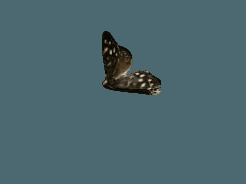
#> input picture Objects/02_insects.png, 246 x 184 px, given as the content of the folder oct12_bg, which was not available
$ python Synthetic_Data_Generator.py
#> lines starting #> are read from the running program, lines starting #| are printed output that depends on the picture; pictures that were not available may be replaced by others from this repository, and a replacement may not be noted
import cv2
import numpy as np
import glob
import os
from tqdm import tqdm
import random

class SyntheticGenerator:

    def __init__(self, path_of_objects, bg_folder=None, output_folder=None, num_overlays=2, num_of_synthetic_data=1000,
                 center=False, init_augmentation=False , Motion_Blur = False):

        self.path_of_objects = path_of_objects
        self.bg_folder = bg_folder
        self.output_folder = output_folder
        self.num_overlays = num_overlays
        self.num_of_synthetic_data = num_of_synthetic_data
        self.center = center
        self.init_augmentation = init_augmentation
        self.Motion_Blur = Motion_Blur

    # [151 lines left out: functions adjust_coordinates, add_transparent_image, MotionBlur, not called in this run]

    def apply_augmentation(self, overlay_img_resized, brightness_prob=0.3, brightness_factor=120,
                       contrast_prob=0.3, contrast_factor=1.0, color_change_prob=0.3, color_change_factor=1.0):
        def apply_brightness(image, factor):
            hsv_image = cv2.cvtColor(image, cv2.COLOR_BGR2HSV)
            h_channel, s_channel, v_channel = cv2.split(hsv_image)
            v_channel = cv2.add(v_channel, factor)
            v_channel = np.clip(v_channel, 0, 255)
            hsv_image = cv2.merge([h_channel, s_channel, v_channel])
            new_image = cv2.cvtColor(hsv_image, cv2.COLOR_HSV2BGR)
            alpha_channel = image[:, :, 3]
            bright_image = cv2.merge([new_image, alpha_channel])
            return bright_image

        def apply_contrast(image, factor):
            contrast_image = cv2.multiply(image, np.array([factor]))
            return contrast_image

        # [7 lines left out: function apply_color_change, not called in this run]

        if random.random() < brightness_prob:
            overlay_img_resized = apply_brightness(overlay_img_resized, brightness_factor)

        if random.random() < contrast_prob:
            overlay_img_resized = apply_contrast(overlay_img_resized, contrast_factor)

        if random.random() < color_change_prob:
            overlay_img_resized = apply_color_change(overlay_img_resized, color_change_factor)

        return overlay_img_resized


    def augment_and_save_images(self, overlay_resize_size=(200, 200), flip=True, rotate=True):

#> called with overlay_resize_size = (200, 200), flip = True, rotate = False
        overlay_images = glob.glob(os.path.join(self.path_of_objects, '*.[jJpP][pPnN][eEgG]'))
        overlay_bbox_files = [os.path.join(self.path_of_objects, os.path.basename(image)[:-4] + ".txt") for image in overlay_images]
        bgs = glob.glob(os.path.join(self.bg_folder, '*.[jJpP][pPnN][eEgG]'))

        if not os.path.exists(self.output_folder):
            os.makedirs(self.output_folder)

        overlay_width = overlay_resize_size[0]
        overlay_height = overlay_resize_size[1]

        for i in tqdm(range(self.num_of_synthetic_data), desc='Generating Synthetic Data'):
            bg_path = random.choice(bgs)
            bg = cv2.imread(bg_path)
#> bg is the input picture: shape (184, 246, 3); mean B, G, R 109.5, 102.4, 75
            bgg_h, bgg_w = bg.shape[:2]
#> bgg_h = 184; bgg_w = 246

            all_new_lines = []
            img_with_overlays = bg.copy()

            for _ in range(self.num_overlays):
                overlay_index = random.randint(0, len(overlay_images) - 1)
                overlay_image_path = overlay_images[overlay_index]
                overlay_bbox_file = overlay_bbox_files[overlay_index]

                overlay_img = cv2.imread(overlay_image_path, cv2.IMREAD_UNCHANGED)
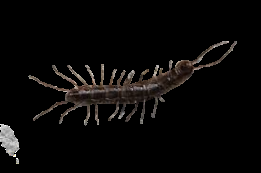
#> input picture Objects/Removal-386.png, 261 x 173 px
#> overlay_img is the input picture: shape (173, 261, 4); mean B, G, R, A 7.6, 8.3, 9.4, 22

                overlay_img_resized = cv2.resize(overlay_img, overlay_resize_size)
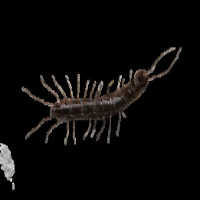
#> overlay_img_resized: shape (200, 200, 4); mean B, G, R, A 7.6, 8.3, 9.4, 22

                if self.Motion_Blur:
                    overlay_img_resized = self.MotionBlur(overlay_img_resized)

                if self.init_augmentation:
                    overlay_img_resized = self.apply_augmentation(overlay_img_resized)
#> in apply_brightness, `hsv_image = cv2.cvtColor(image, cv2.COLOR_BGR2HSV)`: hsv_image: shape (200, 200, 3); mean H, S, V 1.7, 7.7, 9.4
#> in apply_brightness, `h_channel, s_channel, v_channel = cv2.split(hsv_image)`:
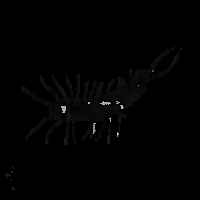
#> h_channel: shape (200, 200); min 0, max 178, mean 1.7
#> in apply_brightness, `h_channel, s_channel, v_channel = cv2.split(hsv_image)`:
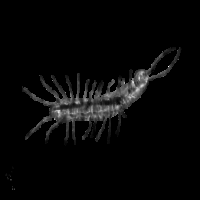
#> s_channel: shape (200, 200); min 0, max 255, mean 7.7
#> in apply_brightness, `v_channel = cv2.add(v_channel, factor)`:
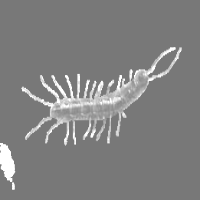
#> v_channel: shape (200, 200); min 120, max 255, mean 128.9
#> in apply_brightness, `hsv_image = cv2.merge([h_channel, s_channel, v_channel])`: hsv_image: shape (200, 200, 3); mean H, S, V 1.7, 7.7, 128.9
#> in apply_brightness, `new_image = cv2.cvtColor(hsv_image, cv2.COLOR_HSV2BGR)`:
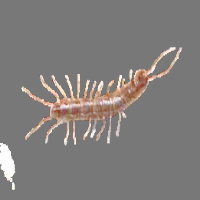
#> new_image: shape (200, 200, 3); mean B, G, R 123.5, 125.4, 128.9
#> in apply_brightness, `alpha_channel = image[:, :, 3]`:
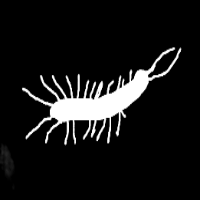
#> alpha_channel: shape (200, 200); min 0, max 255, mean 22

                if self.center and self.num_overlays != 1:
                    raise ValueError("center=True is applicable only when num_overlays is 1.")

                if self.center:
                    x_offset = (bgg_w - overlay_width) // 2
#> x_offset = 23
                    y_offset = (bgg_h - overlay_height) // 2
#> y_offset = -8
                else:
                    x_offset = random.randint(100, bgg_w - overlay_width - 100)
                    y_offset = random.randint(100, bgg_h - overlay_height - 100)

#> (the run stopped early here; a loop or call above may not have finished)
